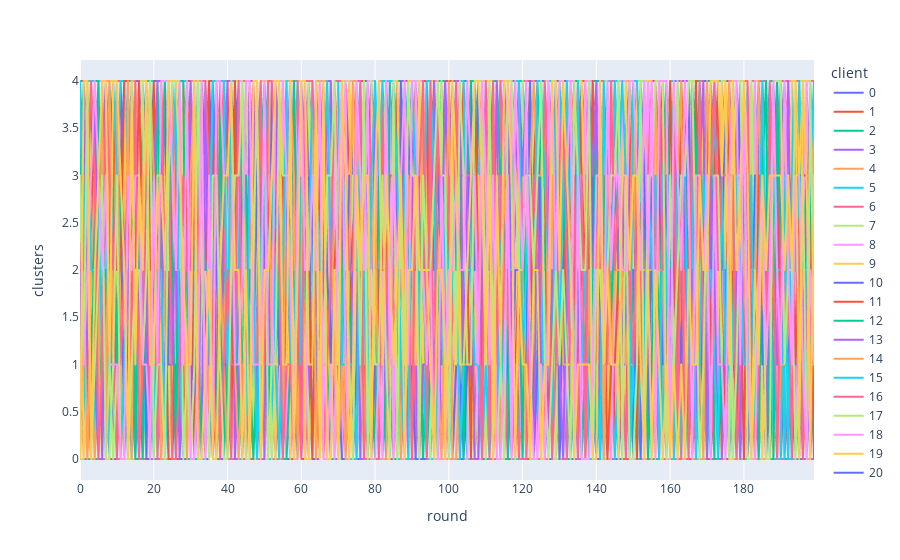

Notebook code for this chart:
### Code cell
px.line(ca_ifca.query("imbalance_val == 0.1"), x="round", y="clusters", color="client")

### Figure 1 — Plotly figure (JSON) as saved in the notebook; plotly's stock layout.template omitted (floating-point values rounded to 4 significant figures; data arrays with more than 128 entries replaced by an {"elided": "..."} marker saying what was removed)
{"data": [{"hovertemplate": "client=0<br>round=%{x}<br>clusters=%{y}<extra></extra>", "legendgroup": "0", "line": {"color": "#636efa", "dash": "solid"}, "marker": {"symbol": "circle"}, "mode": "lines", "name": "0", "showlegend": true, "type": "scattergl", "x": {"elided": "200 int values"}, "xaxis": "x", "y": {"elided": "200 int values"}, "yaxis": "y"}, {"hovertemplate": "client=1<br>round=%{x}<br>clusters=%{y}<extra></extra>", "legendgroup": "1", "line": {"color": "#EF553B", "dash": "solid"}, "marker": {"symbol": "circle"}, "mode": "lines", "name": "1", "showlegend": true, "type": "scattergl", "x": {"elided": "200 int values"}, "xaxis": "x", "y": {"elided": "200 int values"}, "yaxis": "y"}, {"hovertemplate": "client=2<br>round=%{x}<br>clusters=%{y}<extra></extra>", "legendgroup": "2", "line": {"color": "#00cc96", "dash": "solid"}, "marker": {"symbol": "circle"}, "mode": "lines", "name": "2", "showlegend": true, "type": "scattergl", "x": {"elided": "200 int values"}, "xaxis": "x", "y": {"elided": "200 int values"}, "yaxis": "y"}, {"hovertemplate": "client=3<br>round=%{x}<br>clusters=%{y}<extra></extra>", "legendgroup": "3", "line": {"color": "#ab63fa", "dash": "solid"}, "marker": {"symbol": "circle"}, "mode": "lines", "name": "3", "showlegend": true, "type": "scattergl", "x": {"elided": "200 int values"}, "xaxis": "x", "y": {"elided": "200 int values"}, "yaxis": "y"}, {"hovertemplate": "client=4<br>round=%{x}<br>clusters=%{y}<extra></extra>", "legendgroup": "4", "line": {"color": "#FFA15A", "dash": "solid"}, "marker": {"symbol": "circle"}, "mode": "lines", "name": "4", "showlegend": true, "type": "scattergl", "x": {"elided": "200 int values"}, "xaxis": "x", "y": {"elided": "200 int values"}, "yaxis": "y"}, {"hovertemplate": "client=5<br>round=%{x}<br>clusters=%{y}<extra></extra>", "legendgroup": "5", "line": {"color": "#19d3f3", "dash": "solid"}, "marker": {"symbol": "circle"}, "mode": "lines", "name": "5", "showlegend": true, "type": "scattergl", "x": {"elided": "200 int values"}, "xaxis": "x", "y": {"elided": "200 int values"}, "yaxis": "y"}, {"hovertemplate": "client=6<br>round=%{x}<br>clusters=%{y}<extra></extra>", "legendgroup": "6", "line": {"color": "#FF6692", "dash": "solid"}, "marker": {"symbol": "circle"}, "mode": "lines", "name": "6", "showlegend": true, "type": "scattergl", "x": {"elided": "200 int values"}, "xaxis": "x", "y": {"elided": "200 int values"}, "yaxis": "y"}, {"hovertemplate": "client=7<br>round=%{x}<br>clusters=%{y}<extra></extra>", "legendgroup": "7", "line": {"color": "#B6E880", "dash": "solid"}, "marker": {"symbol": "circle"}, "mode": "lines", "name": "7", "showlegend": true, "type": "scattergl", "x": {"elided": "200 int values"}, "xaxis": "x", "y": {"elided": "200 int values"}, "yaxis": "y"}, {"hovertemplate": "client=8<br>round=%{x}<br>clusters=%{y}<extra></extra>", "legendgroup": "8", "line": {"color": "#FF97FF", "dash": "solid"}, "marker": {"symbol": "circle"}, "mode": "lines", "name": "8", "showlegend": true, "type": "scattergl", "x": {"elided": "200 int values"}, "xaxis": "x", "y": {"elided": "200 int values"}, "yaxis": "y"}, {"hovertemplate": "client=9<br>round=%{x}<br>clusters=%{y}<extra></extra>", "legendgroup": "9", "line": {"color": "#FECB52", "dash": "solid"}, "marker": {"symbol": "circle"}, "mode": "lines", "name": "9", "showlegend": true, "type": "scattergl", "x": {"elided": "200 int values"}, "xaxis": "x", "y": {"elided": "200 int values"}, "yaxis": "y"}, {"hovertemplate": "client=10<br>round=%{x}<br>clusters=%{y}<extra></extra>", "legendgroup": "10", "line": {"color": "#636efa", "dash": "solid"}, "marker": {"symbol": "circle"}, "mode": "lines", "name": "10", "showlegend": true, "type": "scattergl", "x": {"elided": "200 int values"}, "xaxis": "x", "y": {"elided": "200 int values"}, "yaxis": "y"}, {"hovertemplate": "client=11<br>round=%{x}<br>clusters=%{y}<extra></extra>", "legendgroup": "11", "line": {"color": "#EF553B", "dash": "solid"}, "marker": {"symbol": "circle"}, "mode": "lines", "name": "11", "showlegend": true, "type": "scattergl", "x": {"elided": "200 int values"}, "xaxis": "x", "y": {"elided": "200 int values"}, "yaxis": "y"}, {"hovertemplate": "client=12<br>round=%{x}<br>clusters=%{y}<extra></extra>", "legendgroup": "12", "line": {"color": "#00cc96", "dash": "solid"}, "marker": {"symbol": "circle"}, "mode": "lines", "name": "12", "showlegend": true, "type": "scattergl", "x": {"elided": "200 int values"}, "xaxis": "x", "y": {"elided": "200 int values"}, "yaxis": "y"}, {"hovertemplate": "client=13<br>round=%{x}<br>clusters=%{y}<extra></extra>", "legendgroup": "13", "line": {"color": "#ab63fa", "dash": "solid"}, "marker": {"symbol": "circle"}, "mode": "lines", "name": "13", "showlegend": true, "type": "scattergl", "x": {"elided": "200 int values"}, "xaxis": "x", "y": {"elided": "200 int values"}, "yaxis": "y"}, {"hovertemplate": "client=14<br>round=%{x}<br>clusters=%{y}<extra></extra>", "legendgroup": "14", "line": {"color": "#FFA15A", "dash": "solid"}, "marker": {"symbol": "circle"}, "mode": "lines", "name": "14", "showlegend": true, "type": "scattergl", "x": {"elided": "200 int values"}, "xaxis": "x", "y": {"elided": "200 int values"}, "yaxis": "y"}, {"hovertemplate": "client=15<br>round=%{x}<br>clusters=%{y}<extra></extra>", "legendgroup": "15", "line": {"color": "#19d3f3", "dash": "solid"}, "marker": {"symbol": "circle"}, "mode": "lines", "name": "15", "showlegend": true, "type": "scattergl", "x": {"elided": "200 int values"}, "xaxis": "x", "y": {"elided": "200 int values"}, "yaxis": "y"}, {"hovertemplate": "client=16<br>round=%{x}<br>clusters=%{y}<extra></extra>", "legendgroup": "16", "line": {"color": "#FF6692", "dash": "solid"}, "marker": {"symbol": "circle"}, "mode": "lines", "name": "16", "showlegend": true, "type": "scattergl", "x": {"elided": "200 int values"}, "xaxis": "x", "y": {"elided": "200 int values"}, "yaxis": "y"}, {"hovertemplate": "client=17<br>round=%{x}<br>clusters=%{y}<extra></extra>", "legendgroup": "17", "line": {"color": "#B6E880", "dash": "solid"}, "marker": {"symbol": "circle"}, "mode": "lines", "name": "17", "showlegend": true, "type": "scattergl", "x": {"elided": "200 int values"}, "xaxis": "x", "y": {"elided": "200 int values"}, "yaxis": "y"}, {"hovertemplate": "client=18<br>round=%{x}<br>clusters=%{y}<extra></extra>", "legendgroup": "18", "line": {"color": "#FF97FF", "dash": "solid"}, "marker": {"symbol": "circle"}, "mode": "lines", "name": "18", "showlegend": true, "type": "scattergl", "x": {"elided": "200 int values"}, "xaxis": "x", "y": {"elided": "200 int values"}, "yaxis": "y"}, {"hovertemplate": "client=19<br>round=%{x}<br>clusters=%{y}<extra></extra>", "legendgroup": "19", "line": {"color": "#FECB52", "dash": "solid"}, "marker": {"symbol": "circle"}, "mode": "lines", "name": "19", "showlegend": true, "type": "scattergl", "x": {"elided": "200 int values"}, "xaxis": "x", "y": {"elided": "200 int values"}, "yaxis": "y"}, {"hovertemplate": "client=20<br>round=%{x}<br>clusters=%{y}<extra></extra>", "legendgroup": "20", "line": {"color": "#636efa", "dash": "solid"}, "marker": {"symbol": "circle"}, "mode": "lines", "name": "20", "showlegend": true, "type": "scattergl", "x": {"elided": "200 int values"}, "xaxis": "x", "y": {"elided": "200 int values"}, "yaxis": "y"}, {"hovertemplate": "client=21<br>round=%{x}<br>clusters=%{y}<extra></extra>", "legendgroup": "21", "line": {"color": "#EF553B", "dash": "solid"}, "marker": {"symbol": "circle"}, "mode": "lines", "name": "21", "showlegend": true, "type": "scattergl", "x": {"elided": "200 int values"}, "xaxis": "x", "y": {"elided": "200 int values"}, "yaxis": "y"}, {"hovertemplate": "client=22<br>round=%{x}<br>clusters=%{y}<extra></extra>", "legendgroup": "22", "line": {"color": "#00cc96", "dash": "solid"}, "marker": {"symbol": "circle"}, "mode": "lines", "name": "22", "showlegend": true, "type": "scattergl", "x": {"elided": "200 int values"}, "xaxis": "x", "y": {"elided": "200 int values"}, "yaxis": "y"}, {"hovertemplate": "client=23<br>round=%{x}<br>clusters=%{y}<extra></extra>", "legendgroup": "23", "line": {"color": "#ab63fa", "dash": "solid"}, "marker": {"symbol": "circle"}, "mode": "lines", "name": "23", "showlegend": true, "type": "scattergl", "x": {"elided": "200 int values"}, "xaxis": "x", "y": {"elided": "200 int values"}, "yaxis": "y"}, {"hovertemplate": "client=24<br>round=%{x}<br>clusters=%{y}<extra></extra>", "legendgroup": "24", "line": {"color": "#FFA15A", "dash": "solid"}, "marker": {"symbol": "circle"}, "mode": "lines", "name": "24", "showlegend": true, "type": "scattergl", "x": {"elided": "200 int values"}, "xaxis": "x", "y": {"elided": "200 int values"}, "yaxis": "y"}, {"hovertemplate": "client=25<br>round=%{x}<br>clusters=%{y}<extra></extra>", "legendgroup": "25", "line": {"color": "#19d3f3", "dash": "solid"}, "marker": {"symbol": "circle"}, "mode": "lines", "name": "25", "showlegend": true, "type": "scattergl", "x": {"elided": "200 int values"}, "xaxis": "x", "y": {"elided": "200 int values"}, "yaxis": "y"}, {"hovertemplate": "client=26<br>round=%{x}<br>clusters=%{y}<extra></extra>", "legendgroup": "26", "line": {"color": "#FF6692", "dash": "solid"}, "marker": {"symbol": "circle"}, "mode": "lines", "name": "26", "showlegend": true, "type": "scattergl", "x": {"elided": "200 int values"}, "xaxis": "x", "y": {"elided": "200 int values"}, "yaxis": "y"}, {"hovertemplate": "client=27<br>round=%{x}<br>clusters=%{y}<extra></extra>", "legendgroup": "27", "line": {"color": "#B6E880", "dash": "solid"}, "marker": {"symbol": "circle"}, "mode": "lines", "name": "27", "showlegend": true, "type": "scattergl", "x": {"elided": "200 int values"}, "xaxis": "x", "y": {"elided": "200 int values"}, "yaxis": "y"}, {"hovertemplate": "client=28<br>round=%{x}<br>clusters=%{y}<extra></extra>", "legendgroup": "28", "line": {"color": "#FF97FF", "dash": "solid"}, "marker": {"symbol": "circle"}, "mode": "lines", "name": "28", "showlegend": true, "type": "scattergl", "x": {"elided": "200 int values"}, "xaxis": "x", "y": {"elided": "200 int values"}, "yaxis": "y"}, {"hovertemplate": "client=29<br>round=%{x}<br>clusters=%{y}<extra></extra>", "legendgroup": "29", "line": {"color": "#FECB52", "dash": "solid"}, "marker": {"symbol": "circle"}, "mode": "lines", "name": "29", "showlegend": true, "type": "scattergl", "x": {"elided": "200 int values"}, "xaxis": "x", "y": {"elided": "200 int values"}, "yaxis": "y"}, {"hovertemplate": "client=30<br>round=%{x}<br>clusters=%{y}<extra></extra>", "legendgroup": "30", "line": {"color": "#636efa", "dash": "solid"}, "marker": {"symbol": "circle"}, "mode": "lines", "name": "30", "showlegend": true, "type": "scattergl", "x": {"elided": "200 int values"}, "xaxis": "x", "y": {"elided": "200 int values"}, "yaxis": "y"}, {"hovertemplate": "client=31<br>round=%{x}<br>clusters=%{y}<extra></extra>", "legendgroup": "31", "line": {"color": "#EF553B", "dash": "solid"}, "marker": {"symbol": "circle"}, "mode": "lines", "name": "31", "showlegend": true, "type": "scattergl", "x": {"elided": "200 int values"}, "xaxis": "x", "y": {"elided": "200 int values"}, "yaxis": "y"}, {"hovertemplate": "client=32<br>round=%{x}<br>clusters=%{y}<extra></extra>", "legendgroup": "32", "line": {"color": "#00cc96", "dash": "solid"}, "marker": {"symbol": "circle"}, "mode": "lines", "name": "32", "showlegend": true, "type": "scattergl", "x": {"elided": "200 int values"}, "xaxis": "x", "y": {"elided": "200 int values"}, "yaxis": "y"}, {"hovertemplate": "client=33<br>round=%{x}<br>clusters=%{y}<extra></extra>", "legendgroup": "33", "line": {"color": "#ab63fa", "dash": "solid"}, "marker": {"symbol": "circle"}, "mode": "lines", "name": "33", "showlegend": true, "type": "scattergl", "x": {"elided": "200 int values"}, "xaxis": "x", "y": {"elided": "200 int values"}, "yaxis": "y"}, {"hovertemplate": "client=34<br>round=%{x}<br>clusters=%{y}<extra></extra>", "legendgroup": "34", "line": {"color": "#FFA15A", "dash": "solid"}, "marker": {"symbol": "circle"}, "mode": "lines", "name": "34", "showlegend": true, "type": "scattergl", "x": {"elided": "200 int values"}, "xaxis": "x", "y": {"elided": "200 int values"}, "yaxis": "y"}, {"hovertemplate": "client=35<br>round=%{x}<br>clusters=%{y}<extra></extra>", "legendgroup": "35", "line": {"color": "#19d3f3", "dash": "solid"}, "marker": {"symbol": "circle"}, "mode": "lines", "name": "35", "showlegend": true, "type": "scattergl", "x": {"elided": "200 int values"}, "xaxis": "x", "y": {"elided": "200 int values"}, "yaxis": "y"}, {"hovertemplate": "client=36<br>round=%{x}<br>clusters=%{y}<extra></extra>", "legendgroup": "36", "line": {"color": "#FF6692", "dash": "solid"}, "marker": {"symbol": "circle"}, "mode": "lines", "name": "36", "showlegend": true, "type": "scattergl", "x": {"elided": "200 int values"}, "xaxis": "x", "y": {"elided": "200 int values"}, "yaxis": "y"}, {"hovertemplate": "client=37<br>round=%{x}<br>clusters=%{y}<extra></extra>", "legendgroup": "37", "line": {"color": "#B6E880", "dash": "solid"}, "marker": {"symbol": "circle"}, "mode": "lines", "name": "37", "showlegend": true, "type": "scattergl", "x": {"elided": "200 int values"}, "xaxis": "x", "y": {"elided": "200 int values"}, "yaxis": "y"}, {"hovertemplate": "client=38<br>round=%{x}<br>clusters=%{y}<extra></extra>", "legendgroup": "38", "line": {"color": "#FF97FF", "dash": "solid"}, "marker": {"symbol": "circle"}, "mode": "lines", "name": "38", "showlegend": true, "type": "scattergl", "x": {"elided": "200 int values"}, "xaxis": "x", "y": {"elided": "200 int values"}, "yaxis": "y"}, {"hovertemplate": "client=39<br>round=%{x}<br>clusters=%{y}<extra></extra>", "legendgroup": "39", "line": {"color": "#FECB52", "dash": "solid"}, "marker": {"symbol": "circle"}, "mode": "lines", "name": "39", "showlegend": true, "type": "scattergl", "x": {"elided": "200 int values"}, "xaxis": "x", "y": {"elided": "200 int values"}, "yaxis": "y"}, {"hovertemplate": "client=40<br>round=%{x}<br>clusters=%{y}<extra></extra>", "legendgroup": "40", "line": {"color": "#636efa", "dash": "solid"}, "marker": {"symbol": "circle"}, "mode": "lines", "name": "40", "showlegend": true, "type": "scattergl", "x": {"elided": "200 int values"}, "xaxis": "x", "y": {"elided": "200 int values"}, "yaxis": "y"}, {"hovertemplate": "client=41<br>round=%{x}<br>clusters=%{y}<extra></extra>", "legendgroup": "41", "line": {"color": "#EF553B", "dash": "solid"}, "marker": {"symbol": "circle"}, "mode": "lines", "name": "41", "showlegend": true, "type": "scattergl", "x": {"elided": "200 int values"}, "xaxis": "x", "y": {"elided": "200 int values"}, "yaxis": "y"}, {"hovertemplate": "client=42<br>round=%{x}<br>clusters=%{y}<extra></extra>", "legendgroup": "42", "line": {"color": "#00cc96", "dash": "solid"}, "marker": {"symbol": "circle"}, "mode": "lines", "name": "42", "showlegend": true, "type": "scattergl", "x": {"elided": "200 int values"}, "xaxis": "x", "y": {"elided": "200 int values"}, "yaxis": "y"}, {"hovertemplate": "client=43<br>round=%{x}<br>clusters=%{y}<extra></extra>", "legendgroup": "43", "line": {"color": "#ab63fa", "dash": "solid"}, "marker": {"symbol": "circle"}, "mode": "lines", "name": "43", "showlegend": true, "type": "scattergl", "x": {"elided": "200 int values"}, "xaxis": "x", "y": {"elided": "200 int values"}, "yaxis": "y"}, {"hovertemplate": "client=44<br>round=%{x}<br>clusters=%{y}<extra></extra>", "legendgroup": "44", "line": {"color": "#FFA15A", "dash": "solid"}, "marker": {"symbol": "circle"}, "mode": "lines", "name": "44", "showlegend": true, "type": "scattergl", "x": {"elided": "200 int values"}, "xaxis": "x", "y": {"elided": "200 int values"}, "yaxis": "y"}, {"hovertemplate": "client=45<br>round=%{x}<br>clusters=%{y}<extra></extra>", "legendgroup": "45", "line": {"color": "#19d3f3", "dash": "solid"}, "marker": {"symbol": "circle"}, "mode": "lines", "name": "45", "showlegend": true, "type": "scattergl", "x": {"elided": "200 int values"}, "xaxis": "x", "y": {"elided": "200 int values"}, "yaxis": "y"}, {"hovertemplate": "client=46<br>round=%{x}<br>clusters=%{y}<extra></extra>", "legendgroup": "46", "line": {"color": "#FF6692", "dash": "solid"}, "marker": {"symbol": "circle"}, "mode": "lines", "name": "46", "showlegend": true, "type": "scattergl", "x": {"elided": "200 int values"}, "xaxis": "x", "y": {"elided": "200 int values"}, "yaxis": "y"}, {"hovertemplate": "client=47<br>round=%{x}<br>clusters=%{y}<extra></extra>", "legendgroup": "47", "line": {"color": "#B6E880", "dash": "solid"}, "marker": {"symbol": "circle"}, "mode": "lines", "name": "47", "showlegend": true, "type": "scattergl", "x": {"elided": "200 int values"}, "xaxis": "x", "y": {"elided": "200 int values"}, "yaxis": "y"}, {"hovertemplate": "client=48<br>round=%{x}<br>clusters=%{y}<extra></extra>", "legendgroup": "48", "line": {"color": "#FF97FF", "dash": "solid"}, "marker": {"symbol": "circle"}, "mode": "lines", "name": "48", "showlegend": true, "type": "scattergl", "x": {"elided": "200 int values"}, "xaxis": "x", "y": {"elided": "200 int values"}, "yaxis": "y"}, {"hovertemplate": "client=49<br>round=%{x}<br>clusters=%{y}<extra></extra>", "legendgroup": "49", "line": {"color": "#FECB52", "dash": "solid"}, "marker": {"symbol": "circle"}, "mode": "lines", "name": "49", "showlegend": true, "type": "scattergl", "x": {"elided": "200 int values"}, "xaxis": "x", "y": {"elided": "200 int values"}, "yaxis": "y"}, {"hovertemplate": "client=50<br>round=%{x}<br>clusters=%{y}<extra></extra>", "legendgroup": "50", "line": {"color": "#636efa", "dash": "solid"}, "marker": {"symbol": "circle"}, "mode": "lines", "name": "50", "showlegend": true, "type": "scattergl", "x": {"elided": "200 int values"}, "xaxis": "x", "y": {"elided": "200 int values"}, "yaxis": "y"}, {"hovertemplate": "client=51<br>round=%{x}<br>clusters=%{y}<extra></extra>", "legendgroup": "51", "line": {"color": "#EF553B", "dash": "solid"}, "marker": {"symbol": "circle"}, "mode": "lines", "name": "51", "showlegend": true, "type": "scattergl", "x": {"elided": "200 int values"}, "xaxis": "x", "y": {"elided": "200 int values"}, "yaxis": "y"}, {"hovertemplate": "client=52<br>round=%{x}<br>clusters=%{y}<extra></extra>", "legendgroup": "52", "line": {"color": "#00cc96", "dash": "solid"}, "marker": {"symbol": "circle"}, "mode": "lines", "name": "52", "showlegend": true, "type": "scattergl", "x": {"elided": "200 int values"}, "xaxis": "x", "y": {"elided": "200 int values"}, "yaxis": "y"}, {"hovertemplate": "client=53<br>round=%{x}<br>clusters=%{y}<extra></extra>", "legendgroup": "53", "line": {"color": "#ab63fa", "dash": "solid"}, "marker": {"symbol": "circle"}, "mode": "lines", "name": "53", "showlegend": true, "type": "scattergl", "x": {"elided": "200 int values"}, "xaxis": "x", "y": {"elided": "200 int values"}, "yaxis": "y"}, {"hovertemplate": "client=54<br>round=%{x}<br>clusters=%{y}<extra></extra>", "legendgroup": "54", "line": {"color": "#FFA15A", "dash": "solid"}, "marker": {"symbol": "circle"}, "mode": "lines", "name": "54", "showlegend": true, "type": "scattergl", "x": {"elided": "200 int values"}, "xaxis": "x", "y": {"elided": "200 int values"}, "yaxis": "y"}, {"hovertemplate": "client=55<br>round=%{x}<br>clusters=%{y}<extra></extra>", "legendgroup": "55", "line": {"color": "#19d3f3", "dash": "solid"}, "marker": {"symbol": "circle"}, "mode": "lines", "name": "55", "showlegend": true, "type": "scattergl", "x": {"elided": "200 int values"}, "xaxis": "x", "y": {"elided": "200 int values"}, "yaxis": "y"}, {"hovertemplate": "client=56<br>round=%{x}<br>clusters=%{y}<extra></extra>", "legendgroup": "56", "line": {"color": "#FF6692", "dash": "solid"}, "marker": {"symbol": "circle"}, "mode": "lines", "name": "56", "showlegend": true, "type": "scattergl", "x": {"elided": "200 int values"}, "xaxis": "x", "y": {"elided": "200 int values"}, "yaxis": "y"}, {"hovertemplate": "client=57<br>round=%{x}<br>clusters=%{y}<extra></extra>", "legendgroup": "57", "line": {"color": "#B6E880", "dash": "solid"}, "marker": {"symbol": "circle"}, "mode": "lines", "name": "57", "showlegend": true, "type": "scattergl", "x": {"elided": "200 int values"}, "xaxis": "x", "y": {"elided": "200 int values"}, "yaxis": "y"}, {"hovertemplate": "client=58<br>round=%{x}<br>clusters=%{y}<extra></extra>", "legendgroup": "58", "line": {"color": "#FF97FF", "dash": "solid"}, "marker": {"symbol": "circle"}, "mode": "lines", "name": "58", "showlegend": true, "type": "scattergl", "x": {"elided": "200 int values"}, "xaxis": "x", "y": {"elided": "200 int values"}, "yaxis": "y"}, {"hovertemplate": "client=59<br>round=%{x}<br>clusters=%{y}<extra></extra>", "legendgroup": "59", "line": {"color": "#FECB52", "dash": "solid"}, "marker": {"symbol": "circle"}, "mode": "lines", "name": "59", "showlegend": true, "type": "scattergl", "x": {"elided": "200 int values"}, "xaxis": "x", "y": {"elided": "200 int values"}, "yaxis": "y"}, {"hovertemplate": "client=60<br>round=%{x}<br>clusters=%{y}<extra></extra>", "legendgroup": "60", "line": {"color": "#636efa", "dash": "solid"}, "marker": {"symbol": "circle"}, "mode": "lines", "name": "60", "showlegend": true, "type": "scattergl", "x": {"elided": "200 int values"}, "xaxis": "x", "y": {"elided": "200 int values"}, "yaxis": "y"}, {"hovertemplate": "client=61<br>round=%{x}<br>clusters=%{y}<extra></extra>", "legendgroup": "61", "line": {"color": "#EF553B", "dash": "solid"}, "marker": {"symbol": "circle"}, "mode": "lines", "name": "61", "showlegend": true, "type": "scattergl", "x": {"elided": "200 int values"}, "xaxis": "x", "y": {"elided": "200 int values"}, "yaxis": "y"}, {"hovertemplate": "client=62<br>round=%{x}<br>clusters=%{y}<extra></extra>", "legendgroup": "62", "line": {"color": "#00cc96", "dash": "solid"}, "marker": {"symbol": "circle"}, "mode": "lines", "name": "62", "showlegend": true, "type": "scattergl", "x": {"elided": "200 int values"}, "xaxis": "x", "y": {"elided": "200 int values"}, "yaxis": "y"}, {"hovertemplate": "client=63<br>round=%{x}<br>clusters=%{y}<extra></extra>", "legendgroup": "63", "line": {"color": "#ab63fa", "dash": "solid"}, "marker": {"symbol": "circle"}, "mode": "lines", "name": "63", "showlegend": true, "type": "scattergl", "x": {"elided": "200 int values"}, "xaxis": "x", "y": {"elided": "200 int values"}, "yaxis": "y"}, {"hovertemplate": "client=64<br>round=%{x}<br>clusters=%{y}<extra></extra>", "legendgroup": "64", "line": {"color": "#FFA15A", "dash": "solid"}, "marker": {"symbol": "circle"}, "mode": "lines", "name": "64", "showlegend": true, "type": "scattergl", "x": {"elided": "200 int values"}, "xaxis": "x", "y": {"elided": "200 int values"}, "yaxis": "y"}, {"hovertemplate": "client=65<br>round=%{x}<br>clusters=%{y}<extra></extra>", "legendgroup": "65", "line": {"color": "#19d3f3", "dash": "solid"}, "marker": {"symbol": "circle"}, "mode": "lines", "name": "65", "showlegend": true, "type": "scattergl", "x": {"elided": "200 int values"}, "xaxis": "x", "y": {"elided": "200 int values"}, "yaxis": "y"}, {"hovertemplate": "client=66<br>round=%{x}<br>clusters=%{y}<extra></extra>", "legendgroup": "66", "line": {"color": "#FF6692", "dash": "solid"}, "marker": {"symbol": "circle"}, "mode": "lines", "name": "66", "showlegend": true, "type": "scattergl", "x": {"elided": "200 int values"}, "xaxis": "x", "y": {"elided": "200 int values"}, "yaxis": "y"}, {"hovertemplate": "client=67<br>round=%{x}<br>clusters=%{y}<extra></extra>", "legendgroup": "67", "line": {"color": "#B6E880", "dash": "solid"}, "marker": {"symbol": "circle"}, "mode": "lines", "name": "67", "showlegend": true, "type": "scattergl", "x": {"elided": "200 int values"}, "xaxis": "x", "y": {"elided": "200 int values"}, "yaxis": "y"}, {"hovertemplate": "client=68<br>round=%{x}<br>clusters=%{y}<extra></extra>", "legendgroup": "68", "line": {"color": "#FF97FF", "dash": "solid"}, "marker": {"symbol": "circle"}, "mode": "lines", "name": "68", "showlegend": true, "type": "scattergl", "x": {"elided": "200 int values"}, "xaxis": "x", "y": {"elided": "200 int values"}, "yaxis": "y"}, {"hovertemplate": "client=69<br>round=%{x}<br>clusters=%{y}<extra></extra>", "legendgroup": "69", "line": {"color": "#FECB52", "dash": "solid"}, "marker": {"symbol": "circle"}, "mode": "lines", "name": "69", "showlegend": true, "type": "scattergl", "x": {"elided": "200 int values"}, "xaxis": "x", "y": {"elided": "200 int values"}, "yaxis": "y"}, {"hovertemplate": "client=70<br>round=%{x}<br>clusters=%{y}<extra></extra>", "legendgroup": "70", "line": {"color": "#636efa", "dash": "solid"}, "marker": {"symbol": "circle"}, "mode": "lines", "name": "70", "showlegend": true, "type": "scattergl", "x": {"elided": "200 int values"}, "xaxis": "x", "y": {"elided": "200 int values"}, "yaxis": "y"}, {"hovertemplate": "client=71<br>round=%{x}<br>clusters=%{y}<extra></extra>", "legendgroup": "71", "line": {"color": "#EF553B", "dash": "solid"}, "marker": {"symbol": "circle"}, "mode": "lines", "name": "71", "showlegend": true, "type": "scattergl", "x": {"elided": "200 int values"}, "xaxis": "x", "y": {"elided": "200 int values"}, "yaxis": "y"}, {"hovertemplate": "client=72<br>round=%{x}<br>clusters=%{y}<extra></extra>", "legendgroup": "72", "line": {"color": "#00cc96", "dash": "solid"}, "marker": {"symbol": "circle"}, "mode": "lines", "name": "72", "showlegend": true, "type": "scattergl", "x": {"elided": "200 int values"}, "xaxis": "x", "y": {"elided": "200 int values"}, "yaxis": "y"}, {"hovertemplate": "client=73<br>round=%{x}<br>clusters=%{y}<extra></extra>", "legendgroup": "73", "line": {"color": "#ab63fa", "dash": "solid"}, "marker": {"symbol": "circle"}, "mode": "lines", "name": "73", "showlegend": true, "type": "scattergl", "x": {"elided": "200 int values"}, "xaxis": "x", "y": {"elided": "200 int values"}, "yaxis": "y"}, {"hovertemplate": "client=74<br>round=%{x}<br>clusters=%{y}<extra></extra>", "legendgroup": "74", "line": {"color": "#FFA15A", "dash": "solid"}, "marker": {"symbol": "circle"}, "mode": "lines", "name": "74", "showlegend": true, "type": "scattergl", "x": {"elided": "200 int values"}, "xaxis": "x", "y": {"elided": "200 int values"}, "yaxis": "y"}, {"hovertemplate": "client=75<br>round=%{x}<br>clusters=%{y}<extra></extra>", "legendgroup": "75", "line": {"color": "#19d3f3", "dash": "solid"}, "marker": {"symbol": "circle"}, "mode": "lines", "name": "75", "showlegend": true, "type": "scattergl", "x": {"elided": "200 int values"}, "xaxis": "x", "y": {"elided": "200 int values"}, "yaxis": "y"}, {"hovertemplate": "client=76<br>round=%{x}<br>clusters=%{y}<extra></extra>", "legendgroup": "76", "line": {"color": "#FF6692", "dash": "solid"}, "marker": {"symbol": "circle"}, "mode": "lines", "name": "76", "showlegend": true, "type": "scattergl", "x": {"elided": "200 int values"}, "xaxis": "x", "y": {"elided": "200 int values"}, "yaxis": "y"}, {"hovertemplate": "client=77<br>round=%{x}<br>clusters=%{y}<extra></extra>", "legendgroup": "77", "line": {"color": "#B6E880", "dash": "solid"}, "marker": {"symbol": "circle"}, "mode": "lines", "name": "77", "showlegend": true, "type": "scattergl", "x": {"elided": "200 int values"}, "xaxis": "x", "y": {"elided": "200 int values"}, "yaxis": "y"}, {"hovertemplate": "client=78<br>round=%{x}<br>clusters=%{y}<extra></extra>", "legendgroup": "78", "line": {"color": "#FF97FF", "dash": "solid"}, "marker": {"symbol": "circle"}, "mode": "lines", "name": "78", "showlegend": true, "type": "scattergl", "x": {"elided": "200 int values"}, "xaxis": "x", "y": {"elided": "200 int values"}, "yaxis": "y"}, {"hovertemplate": "client=79<br>round=%{x}<br>clusters=%{y}<extra></extra>", "legendgroup": "79", "line": {"color": "#FECB52", "dash": "solid"}, "marker": {"symbol": "circle"}, "mode": "lines", "name": "79", "showlegend": true, "type": "scattergl", "x": {"elided": "200 int values"}, "xaxis": "x", "y": {"elided": "200 int values"}, "yaxis": "y"}, {"hovertemplate": "client=80<br>round=%{x}<br>clusters=%{y}<extra></extra>", "legendgroup": "80", "line": {"color": "#636efa", "dash": "solid"}, "marker": {"symbol": "circle"}, "mode": "lines", "name": "80", "showlegend": true, "type": "scattergl", "x": {"elided": "200 int values"}, "xaxis": "x", "y": {"elided": "200 int values"}, "yaxis": "y"}, {"hovertemplate": "client=81<br>round=%{x}<br>clusters=%{y}<extra></extra>", "legendgroup": "81", "line": {"color": "#EF553B", "dash": "solid"}, "marker": {"symbol": "circle"}, "mode": "lines", "name": "81", "showlegend": true, "type": "scattergl", "x": {"elided": "200 int values"}, "xaxis": "x", "y": {"elided": "200 int values"}, "yaxis": "y"}, {"hovertemplate": "client=82<br>round=%{x}<br>clusters=%{y}<extra></extra>", "legendgroup": "82", "line": {"color": "#00cc96", "dash": "solid"}, "marker": {"symbol": "circle"}, "mode": "lines", "name": "82", "showlegend": true, "type": "scattergl", "x": {"elided": "200 int values"}, "xaxis": "x", "y": {"elided": "200 int values"}, "yaxis": "y"}, {"hovertemplate": "client=83<br>round=%{x}<br>clusters=%{y}<extra></extra>", "legendgroup": "83", "line": {"color": "#ab63fa", "dash": "solid"}, "marker": {"symbol": "circle"}, "mode": "lines", "name": "83", "showlegend": true, "type": "scattergl", "x": {"elided": "200 int values"}, "xaxis": "x", "y": {"elided": "200 int values"}, "yaxis": "y"}, {"hovertemplate": "client=84<br>round=%{x}<br>clusters=%{y}<extra></extra>", "legendgroup": "84", "line": {"color": "#FFA15A", "dash": "solid"}, "marker": {"symbol": "circle"}, "mode": "lines", "name": "84", "showlegend": true, "type": "scattergl", "x": {"elided": "200 int values"}, "xaxis": "x", "y": {"elided": "200 int values"}, "yaxis": "y"}, {"hovertemplate": "client=85<br>round=%{x}<br>clusters=%{y}<extra></extra>", "legendgroup": "85", "line": {"color": "#19d3f3", "dash": "solid"}, "marker": {"symbol": "circle"}, "mode": "lines", "name": "85", "showlegend": true, "type": "scattergl", "x": {"elided": "200 int values"}, "xaxis": "x", "y": {"elided": "200 int values"}, "yaxis": "y"}, {"hovertemplate": "client=86<br>round=%{x}<br>clusters=%{y}<extra></extra>", "legendgroup": "86", "line": {"color": "#FF6692", "dash": "solid"}, "marker": {"symbol": "circle"}, "mode": "lines", "name": "86", "showlegend": true, "type": "scattergl", "x": {"elided": "200 int values"}, "xaxis": "x", "y": {"elided": "200 int values"}, "yaxis": "y"}, {"hovertemplate": "client=87<br>round=%{x}<br>clusters=%{y}<extra></extra>", "legendgroup": "87", "line": {"color": "#B6E880", "dash": "solid"}, "marker": {"symbol": "circle"}, "mode": "lines", "name": "87", "showlegend": true, "type": "scattergl", "x": {"elided": "200 int values"}, "xaxis": "x", "y": {"elided": "200 int values"}, "yaxis": "y"}, {"hovertemplate": "client=88<br>round=%{x}<br>clusters=%{y}<extra></extra>", "legendgroup": "88", "line": {"color": "#FF97FF", "dash": "solid"}, "marker": {"symbol": "circle"}, "mode": "lines", "name": "88", "showlegend": true, "type": "scattergl", "x": {"elided": "200 int values"}, "xaxis": "x", "y": {"elided": "200 int values"}, "yaxis": "y"}, {"hovertemplate": "client=89<br>round=%{x}<br>clusters=%{y}<extra></extra>", "legendgroup": "89", "line": {"color": "#FECB52", "dash": "solid"}, "marker": {"symbol": "circle"}, "mode": "lines", "name": "89", "showlegend": true, "type": "scattergl", "x": {"elided": "200 int values"}, "xaxis": "x", "y": {"elided": "200 int values"}, "yaxis": "y"}, {"hovertemplate": "client=90<br>round=%{x}<br>clusters=%{y}<extra></extra>", "legendgroup": "90", "line": {"color": "#636efa", "dash": "solid"}, "marker": {"symbol": "circle"}, "mode": "lines", "name": "90", "showlegend": true, "type": "scattergl", "x": {"elided": "200 int values"}, "xaxis": "x", "y": {"elided": "200 int values"}, "yaxis": "y"}, {"hovertemplate": "client=91<br>round=%{x}<br>clusters=%{y}<extra></extra>", "legendgroup": "91", "line": {"color": "#EF553B", "dash": "solid"}, "marker": {"symbol": "circle"}, "mode": "lines", "name": "91", "showlegend": true, "type": "scattergl", "x": {"elided": "200 int values"}, "xaxis": "x", "y": {"elided": "200 int values"}, "yaxis": "y"}, {"hovertemplate": "client=92<br>round=%{x}<br>clusters=%{y}<extra></extra>", "legendgroup": "92", "line": {"color": "#00cc96", "dash": "solid"}, "marker": {"symbol": "circle"}, "mode": "lines", "name": "92", "showlegend": true, "type": "scattergl", "x": {"elided": "200 int values"}, "xaxis": "x", "y": {"elided": "200 int values"}, "yaxis": "y"}, {"hovertemplate": "client=93<br>round=%{x}<br>clusters=%{y}<extra></extra>", "legendgroup": "93", "line": {"color": "#ab63fa", "dash": "solid"}, "marker": {"symbol": "circle"}, "mode": "lines", "name": "93", "showlegend": true, "type": "scattergl", "x": {"elided": "200 int values"}, "xaxis": "x", "y": {"elided": "200 int values"}, "yaxis": "y"}, {"hovertemplate": "client=94<br>round=%{x}<br>clusters=%{y}<extra></extra>", "legendgroup": "94", "line": {"color": "#FFA15A", "dash": "solid"}, "marker": {"symbol": "circle"}, "mode": "lines", "name": "94", "showlegend": true, "type": "scattergl", "x": {"elided": "200 int values"}, "xaxis": "x", "y": {"elided": "200 int values"}, "yaxis": "y"}, {"hovertemplate": "client=95<br>round=%{x}<br>clusters=%{y}<extra></extra>", "legendgroup": "95", "line": {"color": "#19d3f3", "dash": "solid"}, "marker": {"symbol": "circle"}, "mode": "lines", "name": "95", "showlegend": true, "type": "scattergl", "x": {"elided": "200 int values"}, "xaxis": "x", "y": {"elided": "200 int values"}, "yaxis": "y"}, {"hovertemplate": "client=96<br>round=%{x}<br>clusters=%{y}<extra></extra>", "legendgroup": "96", "line": {"color": "#FF6692", "dash": "solid"}, "marker": {"symbol": "circle"}, "mode": "lines", "name": "96", "showlegend": true, "type": "scattergl", "x": {"elided": "200 int values"}, "xaxis": "x", "y": {"elided": "200 int values"}, "yaxis": "y"}, {"hovertemplate": "client=97<br>round=%{x}<br>clusters=%{y}<extra></extra>", "legendgroup": "97", "line": {"color": "#B6E880", "dash": "solid"}, "marker": {"symbol": "circle"}, "mode": "lines", "name": "97", "showlegend": true, "type": "scattergl", "x": {"elided": "200 int values"}, "xaxis": "x", "y": {"elided": "200 int values"}, "yaxis": "y"}, {"hovertemplate": "client=98<br>round=%{x}<br>clusters=%{y}<extra></extra>", "legendgroup": "98", "line": {"color": "#FF97FF", "dash": "solid"}, "marker": {"symbol": "circle"}, "mode": "lines", "name": "98", "showlegend": true, "type": "scattergl", "x": {"elided": "200 int values"}, "xaxis": "x", "y": {"elided": "200 int values"}, "yaxis": "y"}, {"hovertemplate": "client=99<br>round=%{x}<br>clusters=%{y}<extra></extra>", "legendgroup": "99", "line": {"color": "#FECB52", "dash": "solid"}, "marker": {"symbol": "circle"}, "mode": "lines", "name": "99", "showlegend": true, "type": "scattergl", "x": {"elided": "200 int values"}, "xaxis": "x", "y": {"elided": "200 int values"}, "yaxis": "y"}], "layout": {"autosize": true, "legend": {"title": {"text": "client"}, "tracegroupgap": 0}, "margin": {"t": 60}, "xaxis": {"anchor": "y", "autorange": true, "domain": [0, 1], "range": [0, 199], "title": {"text": "round"}, "type": "linear"}, "yaxis": {"anchor": "x", "autorange": true, "domain": [0, 1], "range": [-0.2222, 4.222], "title": {"text": "clusters"}, "type": "linear"}}}
